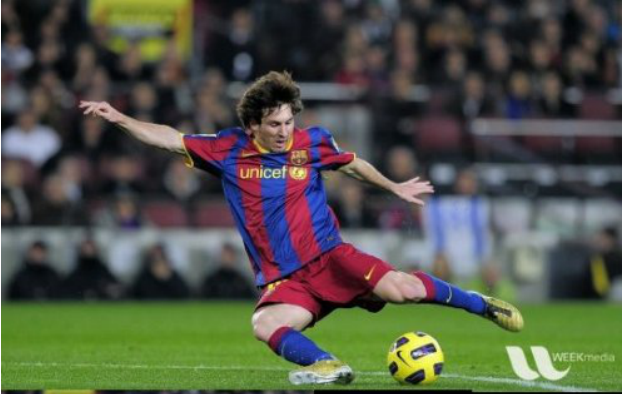
#> input picture 20-模板匹配/1-opencv中的模板匹配/messi5.jpg, 622 x 394 px
$ python image.py
#> lines starting #> are read from the running program, lines starting #| are printed output that depends on the picture
'''
使用模板匹配在一幅图像中查找目标
函数：cv2.matchTemplate()
     cv2.minMaxLoc()

原理：模板匹配是用来在一幅大图中搜寻查找模板图像位置的方法。
输入图像的大小是W X H，模板大小是w x h，输出结果就是W - w +1，H - h + 1.
'''

#在图片中搜索梅西的面部

import cv2
import numpy as np
import matplotlib.pyplot as plt


img = cv2.imread('messi5.jpg',0)
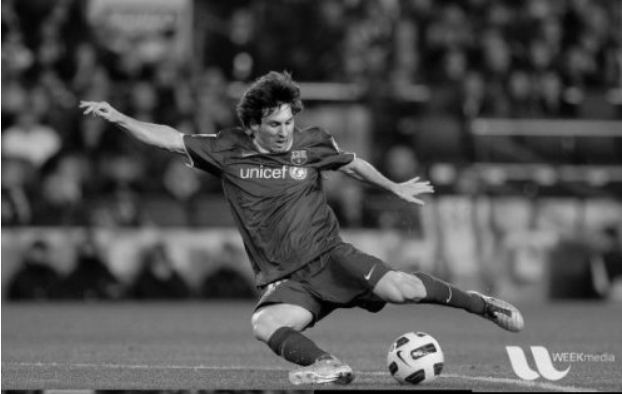
#> img: shape (394, 622); min 0, max 255, mean 81.2
img2 = img.copy()
template = cv2.imread('messi_face.png',0)
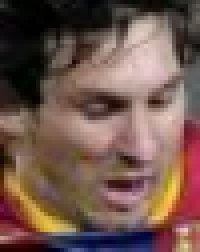
#> input picture 20-模板匹配/1-opencv中的模板匹配/messi_face.png, 50 x 63 px (shown 4 times larger)
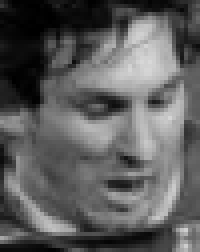
#> template: shape (63, 50) (shown 4 times larger); min 0, max 216, mean 93
w,h = template.shape[::-1]
#> w = 50; h = 63
print('w：%d,h：%d' % (w,h))
#| w：50,h：63

methods = ['cv2.TM_CCOEFF','cv2.TM_CCOEFF_NORMED','cv2.TM_CCORR','cv2.TM_CCORR_NORMED','cv2.TM_SQDIFF','cv2.TM_SQDIFF_NORMED']

for meth in methods:
    img = img2.copy()

    # eval 语句用来计算存储在字符串中的有效 Python 表达式
    method = eval(meth)

    res = cv2.matchTemplate(img,template,method)
    min_val,max_val,min_loc,max_loc = cv2.minMaxLoc(res)

    if method in [cv2.TM_SQDIFF,cv2.TM_SQDIFF_NORMED]:
        top_left = min_loc

    else:
        top_left = max_loc

    bottom_right = (top_left[0] + w,top_left[1] + h)

    cv2.rectangle(img,top_left,bottom_right,255,2)

    plt.subplot(121)
    plt.imshow(res,cmap='gray')
    plt.title('Matching Result')
    plt.xticks([])
    plt.yticks([])

    plt.subplot(122)
    plt.imshow(img,cmap='gray')
    plt.title('Dected Point')
    plt.xticks([])
    plt.yticks([])
    plt.suptitle(meth)
    plt.show()
#> this loop made 6 passes
#> (min_val, max_val, min_loc, top_left, bottom_right) on passes 1 to 4: (-5045435.5, 7439818.5, (113, 247), (249, 96), (299, 159)), (-0.663, 0.799, (56, 246), (249, 96), (299, 159)), (6003483, 48632888, (271, 9), (505, 329), (555, 392)), (0.486, 0.945, (56, 245), (249, 97), (299, 160))
#> (min_val, max_val, max_loc, top_left, bottom_right) on passes 5 to 6: (3958852, 29818240, (402, 331), (249, 97), (299, 160)), (0.117, 1, (0, 0), (249, 97), (299, 160))
#> pass 1, `res = cv2.matchTemplate(img,template,method)`:
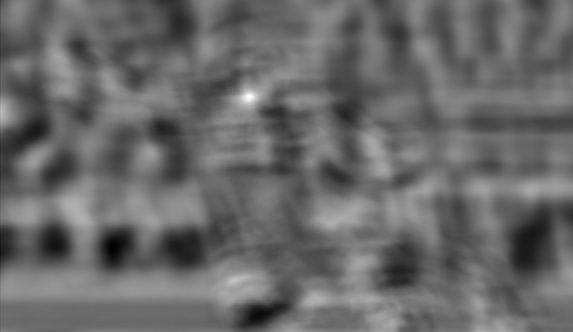
#> res: shape (332, 573) float32; min -5045435.5, max 7439818.5, mean 110787.8; drawn with min black and max white
#> pass 1, `plt.show()`:
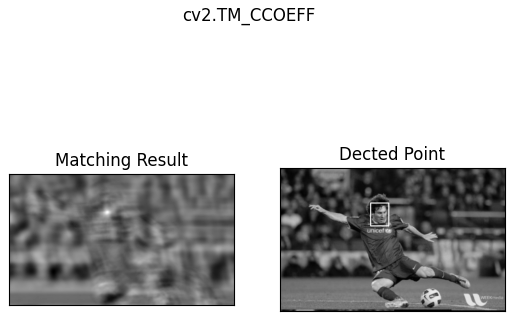
#> figure drawn by matplotlib, 2 panels
#> pass 3, `res = cv2.matchTemplate(img,template,method)`:
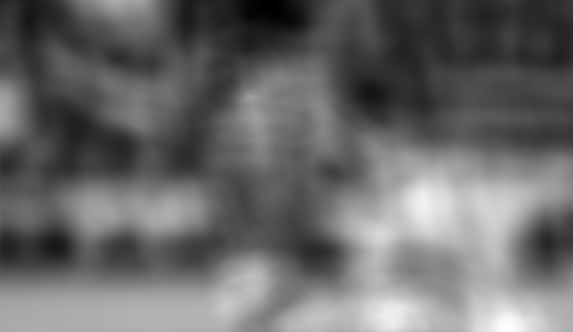
#> res: shape (332, 573) float32; min 6003483, max 48632888, mean 23667604; drawn with min black and max white
#> after the loop:
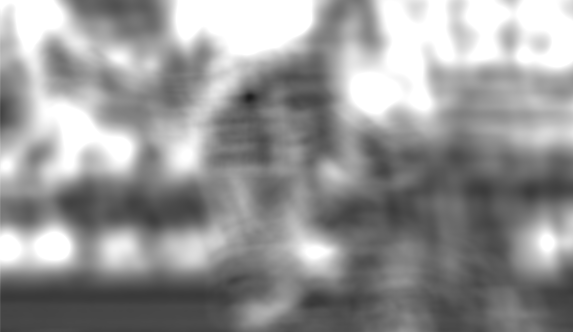
#> res: shape (332, 573) float32; min 0.117, max 1, mean 0.59
